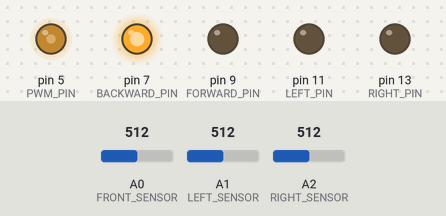
The sketch below on a simulated Arduino Uno, built with avr-gcc and run on an emulated ATmega328P. Parts: output pins drawn as LEDs (lit = HIGH). The test bench sets the inputs (shaded band); at power-on: A1 (LEFT_SENSOR) = 512, A0 (FRONT_SENSOR) = 512, A2 (RIGHT_SENSOR) = 512.

Above: at 1.2 s.
1.3 s: A1 (LEFT_SENSOR) set to 527
At 4.2 s:
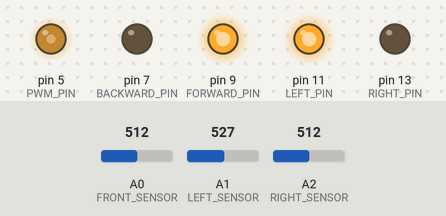
At 5.3 s:
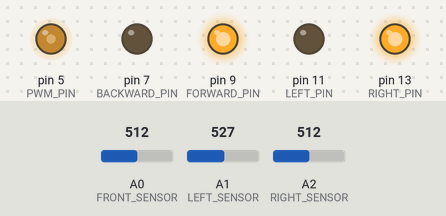
7.7 s: A1 (LEFT_SENSOR) set to 306
At 10.85 s:
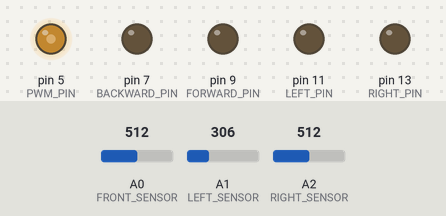
13.9 s: A1 (LEFT_SENSOR) set to 764
18.3 s: A1 (LEFT_SENSOR) set to 785
Timing chart, 0 to 22.8 s (numbered marks = the images above; inputs shaded):
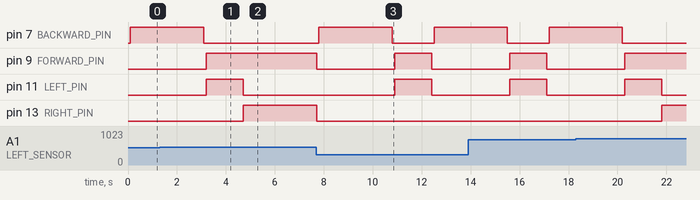

Measured:
- the behaviour switches between 513 and 514 on A1 (LEFT_SENSOR) (found by bisection; images 0 and 1)
- after the input at 1.3 s, pin 7 (BACKWARD_PIN): goes on until 3.1 s, then stays LOW; pin 9 (FORWARD_PIN): goes on until 3.2 s, then stays HIGH; pin 13 (RIGHT_PIN): LOW → HIGH after 3.4 s
- after the input at 7.7 s, pin 7 (BACKWARD_PIN): LOW → HIGH after 0.10 s, → LOW 3.0 s later, → HIGH 1.7 s later; pin 9 (FORWARD_PIN): HIGH → LOW at once, → HIGH 3.2 s later, → LOW 1.5 s later; pin 11 (LEFT_PIN): LOW → HIGH after 3.2 s, → LOW 1.5 s later; pin 13 (RIGHT_PIN): HIGH → LOW at once

The sketch:

control_car.ino
```cpp
#define PWM_PIN 5
#define FORWARD_PIN 9
#define BACKWARD_PIN 7
#define LEFT_PIN 11
#define RIGHT_PIN 13
#define FRONT_SENSOR A0
#define LEFT_SENSOR A1
#define RIGHT_SENSOR A2

int front = 0;
int left = 0;
int right = 0;

void setup() {
  pinMode(FORWARD_PIN, OUTPUT);
  digitalWrite(FORWARD_PIN, HIGH);
  pinMode(BACKWARD_PIN, OUTPUT);
  digitalWrite(BACKWARD_PIN, LOW);
  pinMode(LEFT_PIN, OUTPUT);
  digitalWrite(LEFT_PIN, LOW);
  pinMode(RIGHT_PIN, OUTPUT);
  digitalWrite(RIGHT_PIN, LOW);
  pinMode(FRONT_SENSOR, INPUT);
  pinMode(LEFT_SENSOR, INPUT);
  pinMode(RIGHT_SENSOR, INPUT);
  pinMode(PWM_PIN, OUTPUT);
  analogWrite(PWM_PIN, 120);
}

void loop() {
  front = 0.75 * front + 0.25 * analogRead(FRONT_SENSOR);
  left = 0.75 * left + 0.25 * analogRead(LEFT_SENSOR);
  right = 0.75 * right + 0.25 * analogRead(RIGHT_SENSOR);
  if (front > 300 || left > 300 || right > 300) {
    if (front >= left && front >= right) {
      digitalWrite(FORWARD_PIN, LOW);
      delay(100);
      digitalWrite(BACKWARD_PIN, HIGH);
      delay(3000);
      digitalWrite(BACKWARD_PIN, LOW);
      delay(100);
      digitalWrite(FORWARD_PIN, HIGH);
    }
    if (left <= right) {
      digitalWrite(LEFT_PIN, HIGH);
      delay(1500);
      digitalWrite(LEFT_PIN, LOW);
    } else {
      digitalWrite(RIGHT_PIN, HIGH);
      delay(1500);
      digitalWrite(RIGHT_PIN, LOW);
    }
  }
}
```
